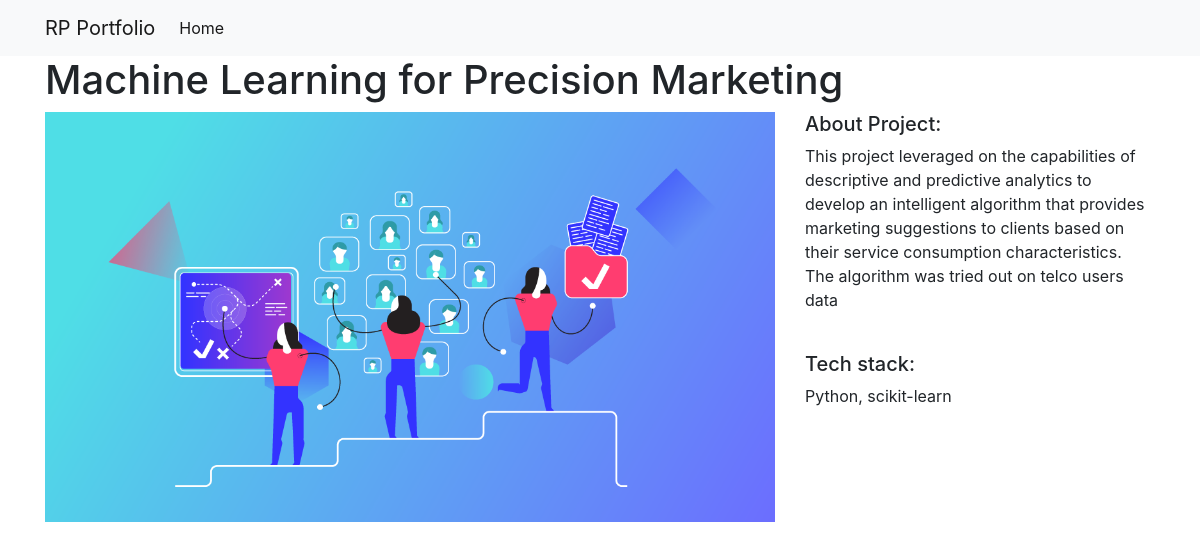
/1/, run on the app's committed database.
### projects/models.py (models this page shows)
class Project(models.Model):
    title = models.CharField(max_length = 100)
    description = models.TextField()
    technology = models.CharField(max_length = 20)
    image = models.FilePathField(path="/img")

### projects/views.py (the view)
# urls.py: path("<int:pk>/", views.project_detail, name="project_detail"), ]
def project_detail(request, pk):
    project = Project.objects.get(pk=pk)
    context= {
            'project': project
            }
    return render(request, 'project_detail.html', context)

### projects/templates/project_detail.html
{% extends "base.html" %}
{% load static %}
{% block page_content %}
<h1>{{project.title}}</h1>
<div class="row">
	<div class="col-md-8">
		<img src="{% static project.image %}" alt="" width="100%">
	</div>
	<div class="col-md-4">
		<h5> About Project: </h5>
		<p>{{project.description }} </p>
		<br>
		<h5>Tech stack:</h5>
		<p>{{project.technology}}</p>
	</div>
</div>
{% endblock %}

### data on the page
Project: title "Machine Learning for Precision Marketing", image (picture), description "This project leveraged on the capabilities of descriptive and predictive analytics to develop an intelligent algorithm that provides marketing suggestions to clients based on their service consumption characteristics. The algorithm was tried out on telco users data", technology "Python, scikit-learn"
